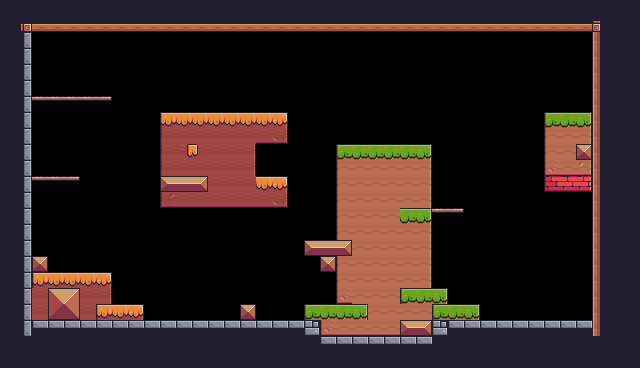

A 2D game scene composited from a Tiled map and its tileset images. What follows is a short description and the map's XML, with every tile layer's data as written:
An orthogonal 40x23 tile map with 16x16 px tiles, 1 tile layer (Background) and 47 objects (21x Fruit, 3x Platform, 2x Saw, Player, Rockhead).

<map version="1.10" tiledversion="1.10.1" orientation="orthogonal" renderorder="right-down" width="40" height="23" tilewidth="16" tileheight="16" infinite="0" nextlayerid="5" nextobjectid="115">
 <tileset firstgid="1" source="Pixel Adventure.tsx" />
 <layer id="1" name="Background" width="40" height="23">
  <properties>
   <property name="BackgroundColor" value="Purple" />
  </properties>
  <data encoding="csv">
24,24,24,24,24,24,24,24,24,24,24,24,24,24,24,24,24,24,24,24,24,24,24,24,24,24,24,24,24,24,24,24,24,24,24,24,24,24,24,24,
24,92,134,134,134,134,134,134,134,134,134,134,134,134,134,134,134,134,134,134,134,134,134,134,134,134,134,134,134,134,134,134,134,134,134,134,134,93,24,24,
24,25,0,0,0,0,0,0,0,0,0,0,0,0,0,0,0,0,0,0,0,0,0,0,0,0,0,0,0,0,0,0,0,0,0,0,0,111,24,24,
24,25,0,0,0,0,0,0,0,0,0,0,0,0,0,0,0,0,0,0,0,0,0,0,0,0,0,0,0,0,0,0,0,0,0,0,0,111,24,24,
24,25,0,0,0,0,0,0,0,0,0,0,0,0,0,0,0,0,0,0,0,0,0,0,0,0,0,0,0,0,0,0,0,0,0,0,0,111,24,24,
24,25,0,0,0,0,0,0,0,0,0,0,0,0,0,0,0,0,0,0,0,0,0,0,0,0,0,0,0,0,0,0,0,0,0,0,0,111,24,24,
24,25,41,41,41,41,42,0,0,0,0,0,0,0,0,0,0,0,0,0,0,0,0,0,0,0,0,0,0,0,0,0,0,0,0,0,0,111,24,24,
24,25,0,0,0,0,0,0,0,0,95,96,96,96,96,96,96,97,0,0,0,0,0,0,0,0,0,0,0,0,0,0,0,0,7,8,9,111,24,24,
24,25,0,0,0,0,0,0,0,0,117,118,118,118,118,118,140,141,0,0,0,0,0,0,0,0,0,0,0,0,0,0,0,0,29,30,31,111,24,24,
24,25,0,0,0,0,0,0,0,0,117,120,121,118,118,119,0,0,0,0,0,7,8,8,8,8,9,0,0,0,0,0,0,0,29,30,35,111,24,24,
24,25,0,0,0,0,0,0,0,0,117,118,118,118,118,119,0,0,0,0,0,29,30,30,30,30,31,0,0,0,0,0,0,0,51,52,53,111,24,24,
24,25,41,41,42,0,0,0,0,0,13,14,15,118,118,118,96,97,0,0,0,29,30,30,30,30,31,0,0,0,0,0,0,0,150,151,152,111,24,24,
24,25,0,0,0,0,0,0,0,0,139,140,140,140,140,140,140,141,0,0,0,29,30,30,30,30,31,0,0,0,0,0,0,0,0,0,0,111,24,24,
24,25,0,0,0,0,0,0,0,0,0,0,0,0,0,0,0,0,0,0,0,29,30,30,30,8,9,41,42,0,0,0,0,0,0,0,0,111,24,24,
24,25,0,0,0,0,0,0,0,0,0,0,0,0,0,0,0,0,0,0,0,29,30,30,30,30,31,0,0,0,0,0,0,0,0,0,0,111,24,24,
24,25,0,0,0,0,0,0,0,0,0,0,0,0,0,0,0,0,0,13,14,15,30,30,30,30,31,0,0,0,0,0,0,0,0,0,0,111,24,24,
24,25,35,0,0,0,0,0,0,0,0,0,0,0,0,0,0,0,0,0,35,29,30,30,30,30,31,0,0,0,0,0,0,0,0,0,0,111,24,24,
24,25,95,96,96,96,97,0,0,0,0,0,0,0,0,0,0,0,0,0,0,29,30,30,30,30,31,0,0,0,0,0,0,0,0,0,0,111,24,24,
24,25,118,36,37,118,119,0,0,0,0,0,0,0,0,0,0,0,0,0,0,51,30,30,30,7,8,9,0,0,0,0,0,0,0,0,0,111,24,24,
24,25,118,58,59,118,95,96,97,0,0,0,0,0,0,35,0,0,0,7,8,8,9,30,30,30,30,7,8,9,0,0,0,0,0,0,0,111,24,24,
24,25,2,2,2,2,2,2,2,2,2,2,2,2,2,2,2,2,2,45,51,52,52,52,52,13,15,45,2,2,2,2,2,2,2,2,2,111,24,24,
24,24,24,24,24,24,24,24,24,24,24,24,24,24,112,24,24,24,24,24,2,2,2,2,2,2,2,24,24,24,24,24,24,24,24,24,24,24,24,24,
24,24,24,24,24,24,24,24,24,24,24,24,24,24,24,24,24,24,24,24,24,24,24,24,24,24,24,24,24,24,24,24,24,24,24,24,24,24,24,24
</data>
 </layer>
 <objectgroup id="2" name="Spawnpoints">
  <object id="5" name="Player" type="Player" x="64" y="240" width="15.467" height="14.9147" />
  <object id="55" name="Cherries" type="Fruit" x="528" y="288" width="32" height="32" />
  <object id="59" name="Cherries" type="Fruit" x="496" y="288" width="32" height="32" />
  <object id="60" name="Bananas" type="Fruit" x="560" y="80" width="32" height="32" />
  <object id="63" type="Saw" x="208" y="80" width="32" height="32">
   <properties>
    <property name="isVertical" type="bool" value="false" />
    <property name="offNeg" type="float" value="4" />
    <property name="offPos" type="float" value="3" />
   </properties>
  </object>
  <object id="64" type="Saw" x="496" y="112" width="32" height="32">
   <properties>
    <property name="isVertical" type="bool" value="true" />
    <property name="offNeg" type="float" value="4" />
    <property name="offPos" type="float" value="3" />
   </properties>
  </object>
  <object id="65" name="Cherries" type="Fruit" x="560" y="288" width="32" height="32" />
  <object id="66" name="Cherries" type="Fruit" x="512" y="256" width="32" height="32" />
  <object id="67" name="Cherries" type="Fruit" x="544" y="256" width="32" height="32" />
  <object id="68" name="Cherries" type="Fruit" x="528" y="224" width="32" height="32" />
  <object id="69" name="Cherries" type="Fruit" x="176" y="288" width="32" height="32" />
  <object id="70" name="Cherries" type="Fruit" x="144" y="288" width="32" height="32" />
  <object id="71" name="Cherries" type="Fruit" x="208" y="288" width="32" height="32" />
  <object id="72" name="Cherries" type="Fruit" x="160" y="256" width="32" height="32" />
  <object id="73" name="Cherries" type="Fruit" x="192" y="256" width="32" height="32" />
  <object id="74" name="Cherries" type="Fruit" x="176" y="224" width="32" height="32" />
  <object id="75" name="Cherries" type="Fruit" x="368" y="112" width="32" height="32" />
  <object id="76" name="Cherries" type="Fruit" x="336" y="112" width="32" height="32" />
  <object id="77" name="Cherries" type="Fruit" x="400" y="112" width="32" height="32" />
  <object id="78" name="Cherries" type="Fruit" x="352" y="80" width="32" height="32" />
  <object id="79" name="Cherries" type="Fruit" x="384" y="80" width="32" height="32" />
  <object id="80" name="Cherries" type="Fruit" x="368" y="48" width="32" height="32" />
  <object id="81" name="Bananas" type="Fruit" x="32" y="64" width="32" height="32" />
  <object id="82" name="Bananas" type="Fruit" x="32" y="144" width="32" height="32" />
  <object id="107" type="Rockhead" x="144" y="28" width="32" height="32">
   <properties>
    <property name="downNeg" type="float" value="0" />
    <property name="downPos" type="float" value="2.5" />
    <property name="offNeg" type="float" value="4" />
    <property name="offPos" type="float" value="2" />
   </properties>
  </object>
 </objectgroup>
 <objectgroup id="4" name="Collisions" visible="0">
  <object id="84" x="336" y="144" width="96" height="192" />
  <object id="85" x="32" y="272" width="80" height="48" />
  <object id="88" x="32" y="16" width="576" height="16" />
  <object id="89" x="592" y="16" width="16" height="320" />
  <object id="91" x="16" y="32" width="16" height="304" />
  <object id="92" x="32" y="320" width="560" height="16" />
  <object id="93" x="304" y="240" width="32" height="16" />
  <object id="94" x="320" y="256" width="16" height="16" />
  <object id="95" x="432" y="288" width="16" height="32" />
  <object id="96" x="448" y="304" width="32" height="16" />
  <object id="97" x="544" y="112" width="48" height="80" />
  <object id="98" type="Platform" x="32" y="176" width="48" height="16" />
  <object id="99" type="Platform" x="32" y="96" width="80" height="16" />
  <object id="100" type="Platform" x="432" y="208" width="32" height="16" />
  <object id="101" x="112" y="304" width="32" height="16" />
  <object id="102" x="240" y="304" />
  <object id="104" x="240" y="304" width="16" height="16" />
  <object id="105" x="304" y="304" width="32" height="16" />
  <object id="106" x="32" y="256" width="16" height="16" />
  <object id="108" x="160" y="112" width="96" height="96" />
  <object id="109" x="256" y="112" width="32" height="32" />
  <object id="110" x="256" y="176" width="32" height="32" />
 </objectgroup>
</map>
